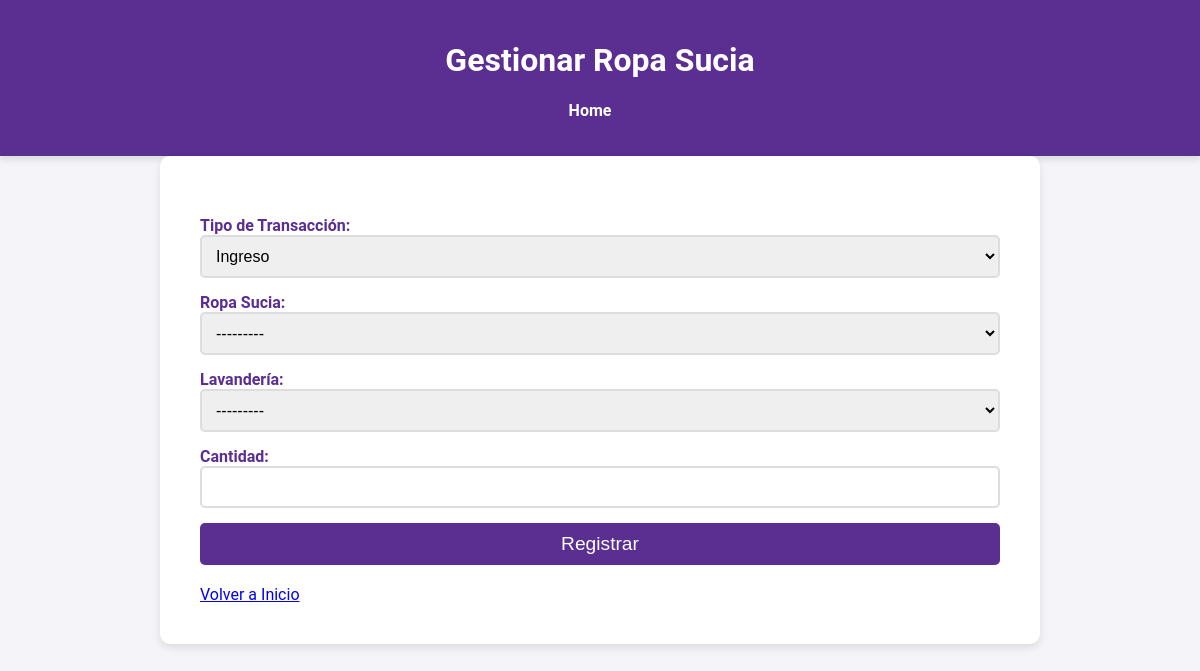
The app's page /gestionar_ropa_sucia/, older data.
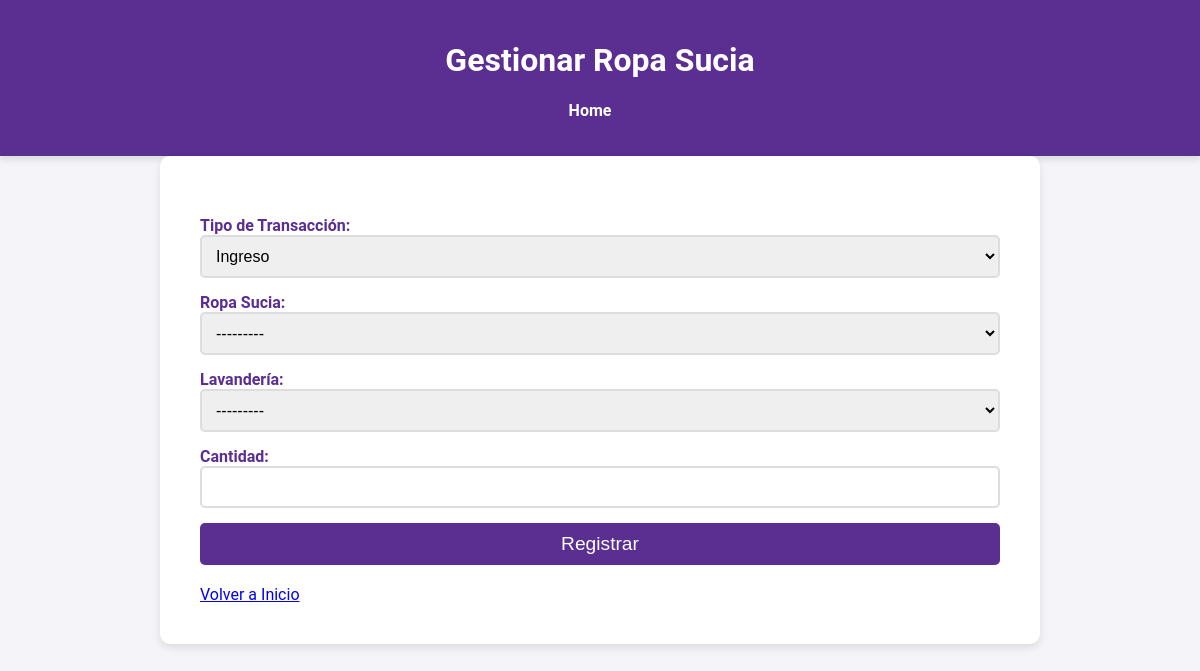
The same page, newer data.
### inventario/models.py (models this page shows)
class ClothingDirt(models.Model):
    nombre = models.CharField(max_length=255)
    cantidad = models.IntegerField()
    tipo_ropa = models.ForeignKey(Clothing, on_delete=models.CASCADE)  # Relación con Clothing
    def __str__(self):
        return self.nombre

### inventario/views.py (the view)
# urls.py: path('gestionar_ropa_sucia/', gestionar_ropa_sucia, name='gestionar_ropa_sucia'),
def gestionar_ropa_sucia(request):
    if request.method == 'POST':
        form = ClothingCleaningForm(request.POST)
        if form.is_valid():
            transaction_type = form.cleaned_data['transaction_type']
            cantidad = form.cleaned_data['cantidad']
            ropa_sucia = form.cleaned_data['nombre']  # Este debe ser un objeto ClothingDirt
            lavanderia = form.cleaned_data['lavanderia']  # Correcto
            if transaction_type == 'ingreso':
                if ropa_sucia.cantidad >= cantidad:  # Verificar que haya suficiente ropa sucia
                    ropa_sucia.cantidad -= cantidad  # Restar de ClothingDirt
                    ropa_sucia.save()
                    ClothingCleaning, created = ClothingCleanings.objects.get_or_create(
                        tipo_ropa=ropa_sucia.tipo_ropa,  # Asegúrate de que esto sea un objeto Clothing
                        lavanderia=lavanderia,  # Guardar la lavandería seleccionada
                        defaults={'cantidad': 0}
                    )
                    ClothingCleaning.cantidad += cantidad  # Sumar a ClothingCleanings
                    ClothingCleaning.save()  # Asegúrate de guardar el objeto
                    messages.success(request, "Ingreso de ropa sucia registrado exitosamente.")
                else:
                    messages.error(request, "No hay suficiente ropa sucia para realizar el ingreso.")
            elif transaction_type == 'egreso':
                cleaning = ClothingCleanings.objects.filter(tipo_ropa=ropa_sucia.tipo_ropa, lavanderia=lavanderia).first()
                if cleaning and cleaning.cantidad >= cantidad:
                    cleaning.cantidad -= cantidad  # Restar de ClothingCleanings
                    cleaning.save()
                    clothing, created = Clothing.objects.get_or_create(
                        nombre=ropa_sucia.tipo_ropa.nombre,  # Usar el nombre de Clothing
                        defaults={'cantidad': 0}
                    )
                    clothing.cantidad += cantidad  # Sumar a Clothing
                    clothing.save()
                    messages.success(request, "Egreso de ropa limpia registrado exitosamente.")
                else:
                    messages.error(request, "No hay suficiente ropa limpia para realizar el egreso.")
            return redirect('inventario:gestionar_ropa_sucia')  # Redirigir a la misma página o a otra
    else:
        form = ClothingCleaningForm()
    context = {
        'form': form,
    }
    return render(request, 'inventario/gestionar_ropa_sucia.html', context)

### inventario/forms.py
class ClothingCleaningForm(forms.ModelForm):
    TRANSACTION_CHOICES = [
        ('ingreso', 'Ingreso'),
        ('egreso', 'Egreso'),
    ]
    transaction_type = forms.ChoiceField(choices=TRANSACTION_CHOICES, label="Tipo de Transacción")
    class Meta:
        model = ClothingCleanings  # Cambiado a ClothingCleanings
        fields = ['nombre', 'cantidad', 'transaction_type', 'lavanderia']
    nombre = forms.ModelChoiceField(queryset=ClothingDirt.objects.all(), label="Ropa Sucia")
    lavanderia = forms.ModelChoiceField(queryset=ExternalLaundry.objects.all(), label="Lavandería")

### inventario/models.py (called while the page is built)
    def __str__(self):
        return self.nombre

### inventario/templates/inventario/gestionar_ropa_sucia.html (shortened to what this page needs)
<!DOCTYPE html>
<html lang="es">
<head>
    {% load static %}
    <link rel="stylesheet" href="{% static 'css/style.css' %}">
</head>
<body>
    <header>
        <h1>Gestionar Ropa Sucia</h1>
        <nav>
            <ul>
                <li><a href="{% url 'inventario:home' %}">Home</a></li>
            </ul>
        </nav>
    </header>
    <main>
        <form method="POST">
            <div>
                <label for="transaction_type">Tipo de Transacción:</label>
                {{ form.transaction_type }}
            </div>
            <div>
                <label for="nombre">Ropa Sucia:</label>
                {{ form.nombre }}
            </div>
            <div>
                <label for="lavanderia">Lavandería:</label>
                {{ form.lavanderia }}
            </div>
            <div>
                <label for="cantidad">Cantidad:</label>
                <input type="number" name="cantidad" id="cantidad" min="1" required>
            </div>
            <button type="submit">Registrar</button>
        </form>
        <a href="{% url 'inventario:home' %}">Volver a Inicio</a>
    </main>
</body>
</html>

Row changes from the older to the newer data that the page shows:
added ClothingDirt: nombre "---------"
Text that changed along with them:
form field nombre: "---------" → (not shown)
